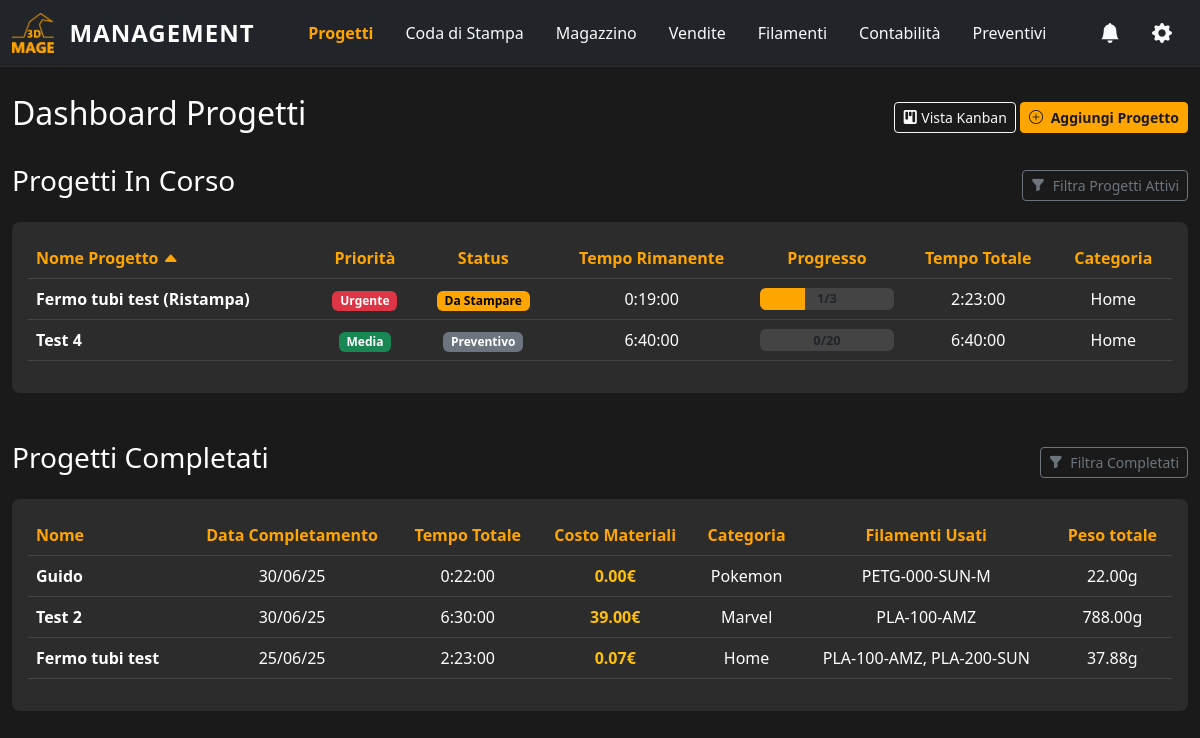
The app's page /, older data.
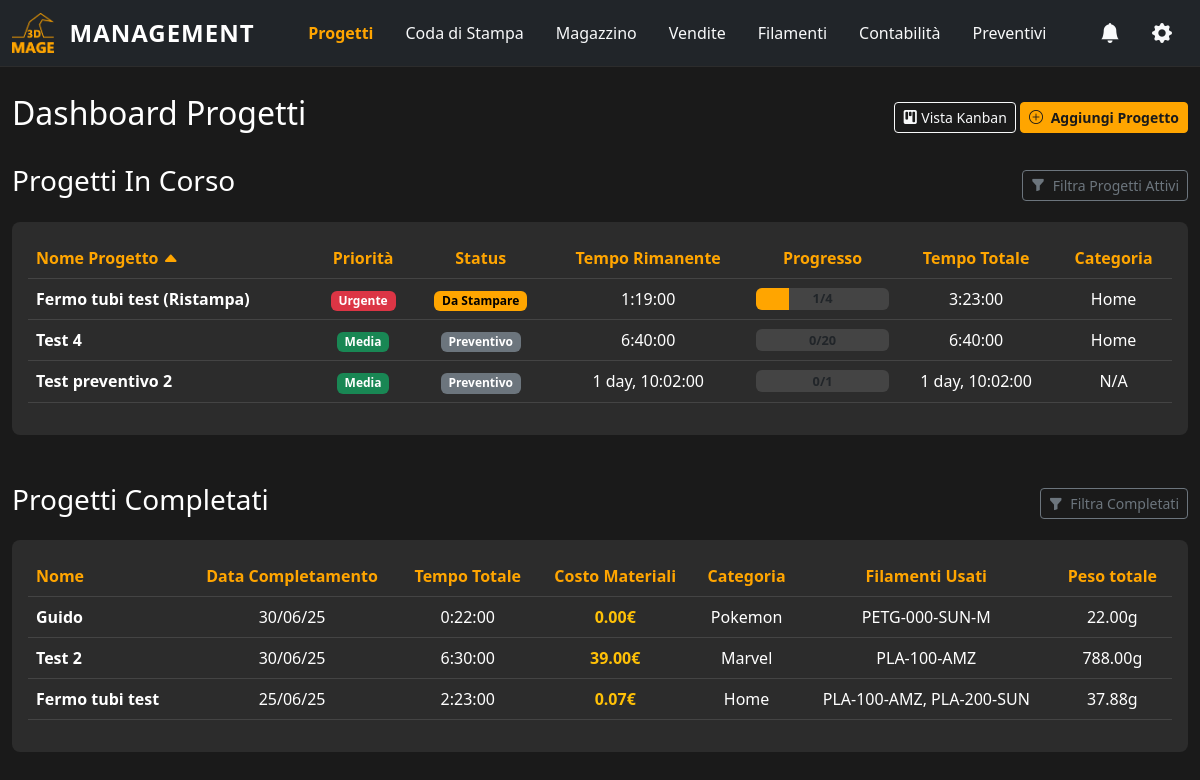
The same page, newer data.
### app_3dmage_management/models.py (models this page shows, shortened)
class Project(models.Model):
    class Priority(models.TextChoices):
        URGENT = 'URGENT', 'Urgente'
        HIGH = 'HIGH', 'Alta'
        MEDIUM = 'MEDIUM', 'Media'
        LOW = 'LOW', 'Bassa'
    class Status(models.TextChoices):
        QUOTE = 'QUOTE', 'Preventivo'
        TODO = 'TODO', 'Da Stampare'
        POST = 'POST', 'Post-Produzione'
        DONE = 'DONE', 'Completato'
    custom_id = models.CharField(max_length=10, null=True, blank=True, unique=True, verbose_name="ID Personalizzato")
    name = models.CharField(max_length=200, verbose_name="Nome Progetto")
    created_at = models.DateTimeField(default=timezone.now, verbose_name="Creato il")
    priority = models.CharField(max_length=10, choices=Priority.choices, default=Priority.MEDIUM, verbose_name="Priorità")
    status = models.CharField(max_length=10, choices=Status.choices, default=Status.QUOTE, verbose_name="Status")
    completed_at = models.DateTimeField(null=True, blank=True, verbose_name="Data Completamento")
    category = models.ForeignKey(Category, on_delete=models.SET_NULL, null=True, blank=True, verbose_name="Categoria")
    quantity = models.PositiveIntegerField(default=1, verbose_name="Quantità oggetti ordine")
    notes = models.TextField(blank=True, verbose_name="Annotazioni")
    actual_quantity = models.PositiveIntegerField(default=0)
    produced_quantity = models.PositiveIntegerField(default=0)
    @property
    def total_print_time(self):
        total_seconds = self.print_files.aggregate(total=Sum('print_time_seconds'))['total'] or 0
        return str(datetime.timedelta(seconds=total_seconds))
    @property
    def remaining_print_time(self):
        total_seconds = self.print_files.filter(status='TODO').aggregate(total=Sum('print_time_seconds'))['total'] or 0
        return str(datetime.timedelta(seconds=total_seconds))
    @property
    def progress(self):
        total_valid_files = self.print_files.exclude(status='FAILED').count()
        if total_valid_files == 0:
            return "0/0"
        done_files = self.print_files.filter(status='DONE').count()
        return f"{done_files}/{total_valid_files}"
    @property
    def progress_percentage(self):
        total_valid_files = self.print_files.exclude(status='FAILED').count()
        if total_valid_files == 0:
            return 0
        done_files = self.print_files.filter(status='DONE').count()
        return (done_files * 100) / total_valid_files
    @property
    def total_filament_grams(self):
        return FilamentUsage.objects.filter(print_file__project=self).aggregate(total=models.Sum('grams_used'))['total'] or 0
    @property
    def filament_summary(self):
        filament_names = Filament.objects.filter(
            spools__usages__print_file__project=self
        ).distinct().values_list('material', 'color_code', 'brand')
        return ", ".join([f"{mat}-{col}-{brand}" for mat, col, brand in filament_names])
    class Meta:
        verbose_name = "Progetto"
        verbose_name_plural = "Progetti"
        ordering = ['-created_at']

class Category(models.Model):
    name = models.CharField(max_length=100, unique=True, verbose_name="Nome Categoria")
    def __str__(self):
        return self.name
    class Meta:
        verbose_name = "Categoria"
        verbose_name_plural = "Categorie"

### app_3dmage_management/views.py (the view)
# urls.py: path('', views.project_dashboard, name='project_dashboard'),
def project_dashboard(request):
    search_query = request.GET.get('q', '')
    status_filter = request.GET.get('status', '')
    category_filter = request.GET.get('category', '')
    completed_search_query = request.GET.get('q_completed', '')
    completed_year_filter = request.GET.get('year_completed', '')
    active_filters_applied = bool(search_query or status_filter or category_filter)
    completed_filters_applied = bool(completed_search_query or completed_year_filter)
    completed_project_years = Project.objects.filter(
        status='DONE', completed_at__isnull=False
    ).dates('completed_at', 'year', order='DESC')
    all_projects = Project.objects.select_related('category').all()
    cost_annotation = Sum(
        ExpressionWrapper(
            F('print_files__filament_usages__grams_used') *
            F('print_files__filament_usages__spool__cost') /
            Case(
                When(print_files__filament_usages__spool__initial_weight_g=0, then=Value(1)),
                default=F('print_files__filament_usages__spool__initial_weight_g'),
                output_field=DecimalField()
            ),
            output_field=DecimalField()
        )
    )
    sort_active = request.GET.get('sort_active', 'name')
    order_active = request.GET.get('order_active', 'asc')
    order_prefix_active = '-' if order_active == 'desc' else ''
    active_projects_query = all_projects.exclude(status='DONE').annotate(
        total_print_time_seconds=Sum('print_files__print_time_seconds', default=0),
        remaining_print_time_seconds=Sum(Case(When(print_files__status='TODO', then='print_files__print_time_seconds'), default=Value(0)), output_field=IntegerField()),
        annotated_material_cost=Coalesce(cost_annotation, Decimal('0.00'), output_field=DecimalField())
    )
    if search_query:
        q_filter = Q(name__icontains=search_query)
        if search_query.isdigit():
            q_filter |= Q(id=search_query) | Q(custom_id__icontains=search_query)
        active_projects_query = active_projects_query.filter(q_filter)
    if status_filter:
        active_projects_query = active_projects_query.filter(status=status_filter)
    if category_filter:
        active_projects_query = active_projects_query.filter(category_id=category_filter)
    valid_sort_fields_active = ['name', 'priority', 'status', 'remaining_print_time_seconds', 'total_print_time_seconds', 'category__name']
    if sort_active not in valid_sort_fields_active:
        sort_active = 'name'
    active_projects = active_projects_query.order_by(f'{order_prefix_active}{sort_active}')
    completed_projects_query = all_projects.filter(status='DONE').annotate(
        total_print_time_seconds=Sum('print_files__print_time_seconds', default=0),
        annotated_material_cost=Coalesce(cost_annotation, Decimal('0.00'), output_field=DecimalField())
    )
    if completed_search_query:
        completed_projects_query = completed_projects_query.filter(
            Q(name__icontains=completed_search_query) | Q(custom_id__icontains=completed_search_query)
        )
    if completed_year_filter and completed_year_filter.isdigit():
        completed_projects_query = completed_projects_query.filter(completed_at__year=int(completed_year_filter))
    completed_projects = completed_projects_query.order_by('-completed_at')
    context = {
        'active_projects': active_projects,
        'completed_projects': completed_projects,
        'all_categories': Category.objects.all(),
        'all_statuses': Project.Status.choices,
        'project_form': ProjectForm(),
        'add_print_file_form': PrintFileForm(),
        'edit_print_file_form': PrintFileEditForm(),
        'page_title': 'Progetti',
        'current_view': 'table',
        'search_query': search_query,
        'status_filter': status_filter,
        'category_filter': category_filter,
        'active_filters_applied': active_filters_applied,
        'sort_active': sort_active,
        'order_active': order_active,
        'completed_search_query': completed_search_query,
        'completed_year_filter': completed_year_filter,
        'completed_filters_applied': completed_filters_applied,
        'completed_project_years': [d.year for d in completed_project_years],
    }
    return render(request, 'app_3dmage_management/dashboard.html', context)

### app_3dmage_management/models.py (called while the page is built)
    def __str__(self):
        return self.name

    def __str__(self):
        return f"{self.printer.name} - {self.name}"

### app_3dmage_management/templates/app_3dmage_management/dashboard.html (shortened to what the changed rows need)
{% extends "app_3dmage_management/base.html" %}
{% load static %}
{% block content %}
<div class="d-flex justify-content-between align-items-center mb-4">
    <h2 class="text-white">Dashboard Progetti</h2>
</div>
<div class="card bg-dark-card mt-3">
    <div class="card-body">
        <div class="table-responsive">
            <table class="table table-dark table-hover align-middle">
                <thead>
                    <tr>
                        <th><a href="?sort_active=name&order_active={% if sort_active == 'name' and order_active == 'asc' %}desc{% else %}asc{% endif %}&q={{ search_query }}&status={{ status_filter }}&category={{ category_filter }}">Nome Progetto {% if sort_active == 'name' %}<i class="bi bi-caret-{% if order_active == 'asc' %}up{% else %}down{% endif %}-fill"></i>{% endif %}</a></th>
                        <th class="text-center"><a href="?sort_active=priority&order_active={% if sort_active == 'priority' and order_active == 'asc' %}desc{% else %}asc{% endif %}&q={{ search_query }}&status={{ status_filter }}&category={{ category_filter }}">Priorità </a></th>
                        <th class="text-center"><a href="?sort_active=status&order_active={% if sort_active == 'status' and order_active == 'asc' %}desc{% else %}asc{% endif %}&q={{ search_query }}&status={{ status_filter }}&category={{ category_filter }}">Status </a></th>
                        <th class="text-center"><a href="?sort_active=remaining_print_time_seconds&order_active={% if sort_active == 'remaining_print_time_seconds' and order_active == 'asc' %}desc{% else %}asc{% endif %}&q={{ search_query }}&status={{ status_filter }}&category={{ category_filter }}">Tempo Rimanente</a></th>
                        <th class="text-center" style="color: var(--primary-color);">Progresso</th>
                        <th class="text-center"><a href="?sort_active=total_print_time_seconds&order_active={% if sort_active == 'total_print_time_seconds' and order_active == 'asc' %}desc{% else %}asc{% endif %}&q={{ search_query }}&status={{ status_filter }}&category={{ category_filter }}">Tempo Totale</a></th>
                        <th class="text-center"><a href="?sort_active=category__name&order_active={% if sort_active == 'category__name' and order_active == 'asc' %}desc{% else %}asc{% endif %}&q={{ search_query }}&status={{ status_filter }}&category={{ category_filter }}">Categoria</a></th>
                    </tr>
                </thead>
                <tbody>
                    {% for project in active_projects %}
                    <tr class="clickable-row" data-url="{% url 'project_detail' project.id %}?from=table" style="cursor: pointer;">
                        <td class="fw-bold">{{ project.name }}</td>
                        <td class="text-center"><span class="badge bg-priority-{{ project.priority|lower }}">{{ project.get_priority_display }}</span></td>
                        <td class="text-center"><span class="badge bg-status-{{ project.status|lower }}">{{ project.get_status_display }}</span></td>
                        <td class="text-center">{{ project.remaining_print_time }}</td>
                        <td style="position: relative; min-width: 120px;"><div class="progress" style="height: 22px; background-color: #444;"><div class="progress-bar" role="progressbar" style="width: {{ project.progress_percentage }}%; background-color: #ffa500;"></div></div><strong class="justify-content-center align-items-center d-flex position-absolute w-100 h-100 top-0 start-0 text-dark" style="font-size: 0.8em;">{{ project.progress }}</strong></td>
                        <td class="text-center">{{ project.total_print_time }}</td>
                        <td class="text-center">{{ project.category.name|default:"N/A" }}</td>
                    </tr>
                    {% empty %}
                    <tr><td colspan="7" class="text-center py-5"><p class="lead">Nessun progetto attivo trovato per i filtri selezionati.</p></td></tr>
                    {% endfor %}
                </tbody>
            </table>
        </div>
    </div>
</div>
<div class="card bg-dark-card mt-3">
    <div class="card-body">
        <div class="table-responsive">
            <table class="table table-dark table-hover align-middle">
                <thead>
                    <tr>
                        <th>Nome</th>
                        <th class="text-center">Data Completamento</th>
                        <th class="text-center">Tempo Totale</th>
                        <th class="text-center">Costo Materiali</th>
                        <th class="text-center">Categoria</th>
                        <th class="text-center">Filamenti Usati</th>
                        <th class="text-center">Peso totale</th>
                    </tr>
                </thead>
                <tbody>
                    {% for project in completed_projects %}
                    <tr class="clickable-row" data-url="{% url 'project_detail' project.id %}?from=table" style="cursor: pointer;">
                        <td class="fw-bold">{{ project.name }}</td>
                        <td class="text-center">{{ project.completed_at|date:"d/m/y" }}</td>
                        <td class="text-center">{{ project.total_print_time }}</td>
                        <td class="text-center text-warning fw-bold">{{ project.annotated_material_cost|floatformat:2 }}€</td>
                        <td class="text-center">{{ project.category.name|default:"N/A" }}</td>
                        <td class="text-center">{{ project.filament_summary }}</td>
                        <td class="text-center">{{ project.total_filament_grams|floatformat:2 }}g</td>
                    </tr>
                    {% empty %}
                    <tr><td colspan="7" class="text-center py-4"><p class="text-muted">Nessun progetto completato trovato per i filtri selezionati.</p></td></tr>
                    {% endfor %}
                </tbody>
            </table>
        </div>
    </div>
</div>
{% endblock %}

Row changes from the older to the newer data that the page shows:
computed for Project "Fermo tubi test (Ristampa)": remaining_print_time "0:19:00" → "1:19:00"; {{ project.progress_percentage }} 33.333333333333336 → 25.0 (drawn); progress "1/3" → "1/4"; total_print_time "2:23:00" → "3:23:00"
added Project: name "Test preventivo 2", priority "Media", status "Preventivo", remaining_print_time "1 day, 10:02:00", progress "0/1", total_print_time "1 day, 10:02:00", category.name "N/A", shown under "Progetti In Corso"
